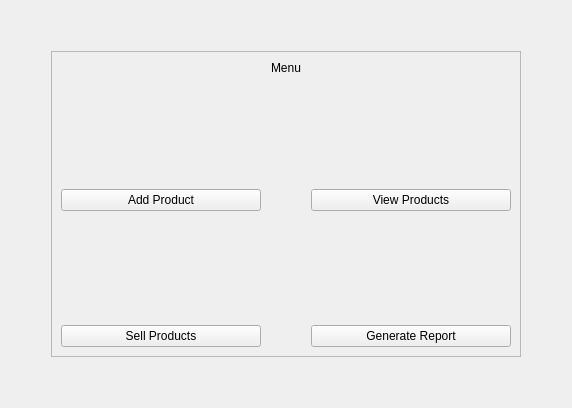
          <widget class="QWidget" name="page_2">
           <layout class="QGridLayout" name="gridLayout_6">
            <item row="0" column="1">
             <spacer name="verticalSpacer_3">
              <property name="orientation">
               <enum>Qt::Vertical</enum>
              </property>
              <property name="sizeHint" stdset="0">
               <size>
                <width>20</width>
                <height>40</height>
               </size>
              </property>
             </spacer>
            </item>
            <item row="1" column="0">
             <spacer name="horizontalSpacer_3">
              <property name="orientation">
               <enum>Qt::Horizontal</enum>
              </property>
              <property name="sizeHint" stdset="0">
               <size>
                <width>40</width>
                <height>20</height>
               </size>
              </property>
             </spacer>
            </item>
            <item row="1" column="1">
             <widget class="QFrame" name="frame_2">
              <property name="frameShape">
               <enum>QFrame::StyledPanel</enum>
              </property>
              <property name="frameShadow">
               <enum>QFrame::Raised</enum>
              </property>
              <layout class="QGridLayout" name="gridLayout_5">
               <property name="spacing">
                <number>50</number>
               </property>
               <item row="1" column="0">
                <layout class="QGridLayout" name="gridLayout_9">
                 <item row="0" column="1">
                  <widget class="QLabel" name="label_4">
                   <property name="maximumSize">
                    <size>
                     <width>100</width>
                     <height>100</height>
                    </size>
                   </property>
                   <property name="styleSheet">
                    <string notr="true">border:none</string>
                   </property>
                   <property name="text">
                    <string/>
                   </property>
                   <property name="pixmap">
                    <pixmap resource="new_rc.qrc">:/icons/assets/icons/add_10115285-removebg-preview (1).png</pixmap>
                   </property>
                   <property name="scaledContents">
                    <bool>true</bool>
                   </property>
                   <property name="alignment">
                    <set>Qt::AlignCenter</set>
                   </property>
                  </widget>
                 </item>
                 <item row="1" column="0" colspan="3">
                  <widget class="QPushButton" name="pushButton_3">
                   <property name="minimumSize">
                    <size>
                     <width>200</width>
                     <height>0</height>
                    </size>
                   </property>
                   <property name="text">
                    <string>Add Product</string>
                   </property>
                   <property name="iconSize">
                    <size>
                     <width>46</width>
                     <height>65</height>
                    </size>
                   </property>
                  </widget>
                 </item>
                </layout>
               </item>
               <item row="1" column="1">
                <layout class="QGridLayout" name="gridLayout_10">
                 <item row="0" column="1">
                  <widget class="QLabel" name="label_5">
                   <property name="maximumSize">
                    <size>
                     <width>100</width>
                     <height>100</height>
                    </size>
                   </property>
                   <property name="styleSheet">
                    <string notr="true">border:none;</string>
                   </property>
                   <property name="text">
                    <string/>
                   </property>
                   <property name="pixmap">
                    <pixmap resource="new_rc.qrc">:/icons/assets/icons/box_5317283-removebg-preview.png</pixmap>
                   </property>
                   <property name="scaledContents">
                    <bool>true</bool>
                   </property>
                   <property name="alignment">
                    <set>Qt::AlignCenter</set>
                   </property>
                  </widget>
                 </item>
                 <item row="1" column="0" colspan="3">
                  <widget class="QPushButton" name="pushButton_4">
                   <property name="minimumSize">
                    <size>
                     <width>200</width>
                     <height>0</height>
                    </size>
                   </property>
                   <property name="text">
                    <string>View Products</string>
                   </property>
                  </widget>
                 </item>
                </layout>
               </item>
               <item row="2" column="0">
                <layout class="QGridLayout" name="gridLayout_11">
                 <item row="0" column="1">
                  <widget class="QLabel" name="label_6">
                   <property name="maximumSize">
                    <size>
                     <width>100</width>
                     <height>100</height>
                    </size>
                   </property>
                   <property name="styleSheet">
                    <string notr="true">border:none;</string>
                   </property>
                   <property name="text">
                    <string/>
                   </property>
                   <property name="pixmap">
                    <pixmap resource="new_rc.qrc">:/icons/assets/icons/shopping_5566654-removebg-preview.png</pixmap>
                   </property>
                   <property name="scaledContents">
                    <bool>true</bool>
                   </property>
                   <property name="alignment">
                    <set>Qt::AlignCenter</set>
                   </property>
                  </widget>
                 </item>
                 <item row="1" column="0" colspan="3">
                  <widget class="QPushButton" name="pushButton_5">
                   <property name="minimumSize">
                    <size>
                     <width>200</width>
                     <height>0</height>
                    </size>
                   </property>
                   <property name="text">
                    <string>Sell Products</string>
                   </property>
                  </widget>
                 </item>
                </layout>
               </item>
               <item row="2" column="1">
                <layout class="QGridLayout" name="gridLayout_12">
                 <item row="0" column="1">
                  <widget class="QLabel" name="label_7">
                   <property name="maximumSize">
                    <size>
                     <width>100</width>
                     <height>100</height>
                    </size>
                   </property>
                   <property name="styleSheet">
                    <string notr="true">border:none;</string>
                   </property>
                   <property name="text">
                    <string/>
                   </property>
                   <property name="pixmap">
                    <pixmap resource="new_rc.qrc">:/icons/assets/icons/analytics_796128-removebg-preview.png</pixmap>
                   </property>
                   <property name="scaledContents">
                    <bool>true</bool>
                   </property>
                   <property name="alignment">
                    <set>Qt::AlignCenter</set>
                   </property>
                  </widget>
                 </item>
                 <item row="1" column="0" colspan="3">
                  <widget class="QPushButton" name="pushButton_6">
                   <property name="minimumSize">
                    <size>
                     <width>200</width>
                     <height>0</height>
                    </size>
                   </property>
                   <property name="text">
                    <string>Generate Report</string>
                   </property>
                  </widget>
                 </item>
                </layout>
               </item>
               <item row="0" column="0" colspan="2">
                <widget class="QLabel" name="label_8">
                 <property name="sizePolicy">
                  <sizepolicy hsizetype="Preferred" vsizetype="Fixed">
                   <horstretch>0</horstretch>
                   <verstretch>0</verstretch>
                  </sizepolicy>
                 </property>
                 <property name="styleSheet">
                  <string notr="true">border:none;</string>
                 </property>
                 <property name="text">
                  <string>Menu</string>
                 </property>
                 <property name="alignment">
                  <set>Qt::AlignCenter</set>
                 </property>
                </widget>
               </item>
              </layout>
             </widget>
            </item>
            <item row="1" column="2">
             <spacer name="horizontalSpacer_4">
              <property name="orientation">
               <enum>Qt::Horizontal</enum>
              </property>
              <property name="sizeHint" stdset="0">
               <size>
                <width>40</width>
                <height>20</height>
               </size>
              </property>
             </spacer>
            </item>
            <item row="2" column="1">
             <spacer name="verticalSpacer_4">
              <property name="orientation">
               <enum>Qt::Vertical</enum>
              </property>
              <property name="sizeHint" stdset="0">
               <size>
                <width>20</width>
                <height>40</height>
               </size>
              </property>
             </spacer>
            </item>
           </layout>
          </widget>
